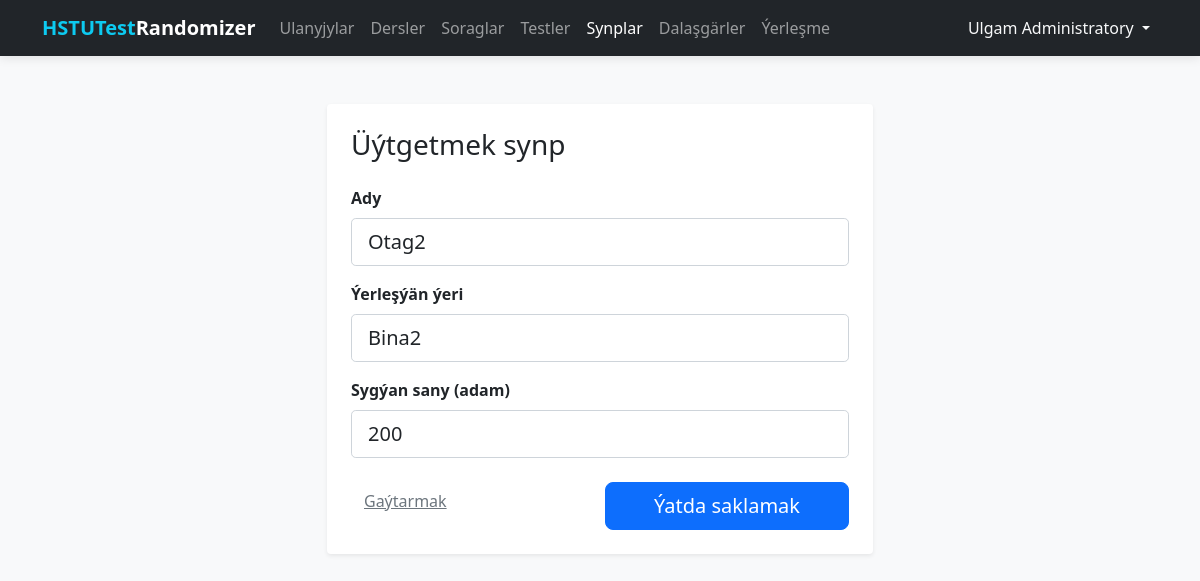
Screenshot of /classrooms/edit/2 (signed in) with the database file from the repository.
### tables this page shows
CREATE TABLE users (
    id INTEGER PRIMARY KEY AUTOINCREMENT,
    full_name TEXT NOT NULL,
    username TEXT UNIQUE NOT NULL,
    password TEXT NOT NULL
);

CREATE TABLE classrooms (
    id INTEGER PRIMARY KEY AUTOINCREMENT,
    name TEXT NOT NULL UNIQUE,
    location TEXT NOT NULL,
    capacity INTEGER NOT NULL CHECK (capacity > 0),
    is_active INTEGER DEFAULT 1
);

### routes/classrooms.py (the view, shortened to what this page needs)
@classrooms_bp.route('/edit/<int:id>', methods=['GET', 'POST'])
@login_required
def edit(id):
    db = get_db_connection()
    classroom = db.execute('SELECT * FROM classrooms WHERE id = ?', (id,)).fetchone()
    if not classroom:
        db.close()
        flash('Synp tapylmady', 'danger')
        return redirect(url_for('classrooms.index'))
    db.close()
    return render_template('classrooms/form.html', classroom=classroom)

### database.py (called while the page is built)
def get_db_connection():
    conn = sqlite3.connect(DATABASE)
    conn.row_factory = sqlite3.Row  # Позволяет обращаться к полям по именам
    return conn

### templates/classrooms/form.html
{% extends 'base.html' %}
{% block content %}
<div class="row justify-content-center">
    <div class="col-md-6">
        <div class="main-card shadow-sm p-4 bg-white rounded">
            <h3 class="mb-4">{{ 'Üýtgetmek' if classroom else 'Täze' }} synp</h3>
            <form method="POST">
                <div class="mb-3">
                    <label class="form-label fw-bold">Ady</label>
                    <input type="text" name="name" class="form-control form-control-lg"
                        value="{{ classroom.name if classroom else '' }}"
                        placeholder="Mysal üçin: Otag 101" required autofocus>
                </div>
                <div class="mb-3">
                    <label class="form-label fw-bold">Ýerleşýän ýeri</label>
                    <input type="text" name="location" class="form-control form-control-lg"
                        value="{{ classroom.location if classroom else '' }}"
                        placeholder="Mysal üçin: Bina A, 1-nji gat" required>
                </div>
                <div class="mb-4">
                    <label class="form-label fw-bold">Sygýan sany (adam)</label>
                    <input type="number" name="capacity" class="form-control form-control-lg"
                        value="{{ classroom.capacity if classroom else '' }}"
                        placeholder="Mysal üçin: 30" min="1" required>
                </div>
                <div class="d-flex justify-content-between">
                    <a href="{{ url_for('classrooms.index') }}" class="btn btn-link text-secondary">Gaýtarmak</a>
                    <button type="submit" class="btn btn-primary btn-lg px-5">Ýatda saklamak</button>
                </div>
            </form>
        </div>
    </div>
</div>
{% endblock %}

### templates/base.html (shortened to what this page needs)
<!DOCTYPE html>
<html lang="ru">
<head>
    <link rel="stylesheet" href="{{ url_for('static', filename='css/bootstrap.min.css') }}">
</head>
<body>
    <nav class="navbar navbar-expand-lg navbar-dark bg-dark">
        <div class="container">
            <a class="navbar-brand fw-bold" href="/">
                <span class="text-info">HSTUTest</span>Randomizer
            </a>
            <div class="collapse navbar-collapse" id="navbarNav">
                <ul class="navbar-nav me-auto">
                    {% if current_user.is_authenticated %}
                    <li class="nav-item">
                        <a class="nav-link {{ 'active' if request.endpoint == 'users.index' }}"
                            href="{{ url_for('users.index') }}">Ulanyjylar</a>
                    </li>
                    <li class="nav-item">
                        <a class="nav-link" href="{{ url_for('subjects.index') }}">Dersler</a>
                    </li>
                    <li class="nav-item">
                        <a class="nav-link" href="{{ url_for('questions.index') }}">Soraglar</a>
                    </li>
                    <li class="nav-item">
                        <a class="nav-link {{ 'active' if request.endpoint and request.endpoint.startswith('tests.') }}"
                            href="{{ url_for('tests.index') }}">Testler</a>
                    </li>
                    <li class="nav-item">
                        <a class="nav-link {{ 'active' if request.endpoint and request.endpoint.startswith('classrooms.') }}"
                            href="{{ url_for('classrooms.index') }}">Synplar</a>
                    </li>
                    <li class="nav-item">
                        <a class="nav-link {{ 'active' if request.endpoint and request.endpoint.startswith('students.') }}"
                            href="{{ url_for('students.index') }}">Dalaşgärler</a>
                    </li>
                    <li class="nav-item">
                        <a class="nav-link {{ 'active' if request.endpoint and request.endpoint.startswith('exam.') }}"
                            href="{{ url_for('exam.index') }}">Ýerleşme</a>
                    </li>
                    {% endif %}
                </ul>
                <ul class="navbar-nav">
                    {% if current_user.is_authenticated %}
                    <li class="nav-item dropdown">
                        <a class="nav-link dropdown-toggle text-light" href="#" id="userDropdown" role="button"
                            data-bs-toggle="dropdown">
                            {{ current_user.full_name }}
                        </a>
                    </li>
                    {% else %}
                    <li class="nav-item">
                        <a class="nav-link" href="{{ url_for('auth.login') }}">Ulgama girmek</a>
                    </li>
                    {% endif %}
                </ul>
            </div>
        </div>
    </nav>
    <div class="container">
        {% block content %}{% endblock %}
    </div>
</body>
</html>

### templates/base.html (style rules this page uses)
:root { --bg-color: #f8f9fa; }
body { background-color: var(--bg-color); font-family: 'Segoe UI', Tahoma, Geneva, Verdana, sans-serif; }
.navbar { box-shadow: 0 2px 10px rgba(0, 0, 0, 0.1); }
.main-card { background: #ffffff; border: none; border-radius: 12px; box-shadow: 0 0.5rem 1rem rgba(0, 0, 0, 0.05); padding: 2rem; margin-top: 2rem; }
.btn-primary { border-radius: 8px; }

### rows the page displays
users: full_name "Ulgam Administratory"
classrooms: name "Otag2", location "Bina2", capacity "200"

### other values shown
{{ 'Üýtgetmek' if classroom else 'Täze' }} "Üýtgetmek"
